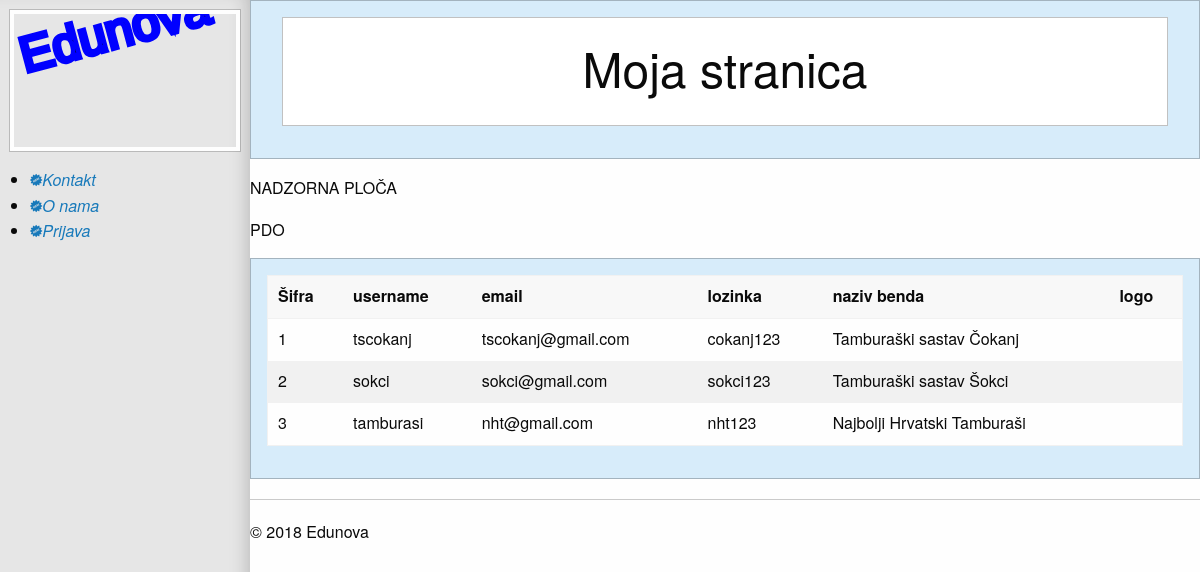
/Vježba7/privatno/nadzornaPloca.php, run on the app's committed database.
### tables this page shows
create table bend(
sifra int not null primary key auto_increment,
username varchar(20) not null,
email varchar(30) not null,
lozinka varchar(20) not null,
naziv_benda varchar(50) not null,
logo varchar(255)
);

### Vježba7/konfiguracija.php (called while the page is built, shortened)
<?php
switch($_SERVER["HTTP_HOST"]){
    case "localhost":
    $putanjaAPP="/Vježba7/";
    break;
}

### Vježba7/privatno/nadzornaPloca.php (the view, shortened to what this page needs)
<?php include_once "../konfiguracija.php"; ?>
<!doctype html>
<html class="no-js" lang="en" dir="ltr">
  <head>
    <?php include_once "../predlozak/head.php" ?>
  </head>
  <body>
  <div class="off-canvas-wrapper">
      <div  class="off-canvas-wrapper-inner" data-off-canvas-wrapper="">
          <div class="off-canvas position-left reveal-for-large" id="my-info" data-off-canvas="" data-position="left" aria-hidden="true" data-offcanvas="18vv69-offcanvas">
              <div class="row column">
                  <a href="<?php echo $putanjaAPP . "index.php"; ?>" class="simple-text logo-normal">
                      <img class="thumbnail" src="../img/edunova.svg">
                  </a>
                  <?php include_once "../predlozak/izbornik.php" ?>
              </div>
          </div>
          <div class="off-canvas-content" data-off-canvas-content="">
              <div class="callout primary">
                  <div class="row column">
                      <?php include_once "../predlozak/zaglavlje.php" ?>
                  </div>
              </div>
              <p>NADZORNA PLOČA</p>
              <p>PDO</p>
              <?php
              $veza = new PDO("mysql:host=localhost;dbname=svirka","edunova","edunova");
              $izraz = $veza->prepare("select * from bend");
              $izraz->execute();
              $rezultati = $izraz->fetchAll(PDO::FETCH_OBJ);
              ?>
              <div class="callout primary">
                  <div class="row column">
                      <table>
                          <thead>
                          <tr>
                              <th>Šifra</th>
                              <th>username</th>
                              <th>email</th>
                              <th>lozinka</th>
                              <th>naziv benda</th>
                              <th>logo</th>
                          </tr>
                          </thead>
                          <tbody>
                          <?php foreach($rezultati as $red):?>
                              <tr>
                                  <td><?php echo $red->sifra; ?></td>
                                  <td><?php echo $red->username; ?></td>
                                  <td><?php echo $red->email; ?></td>
                                  <td><?php echo $red->lozinka; ?></td>
                                  <td><?php echo $red->naziv_benda; ?></td>
                                  <td><?php echo $red->logo; ?></td>
                              </tr>
                          <?php endforeach;?>
                          </tbody>
                      </table>
                  </div>
              </div>
              <?php include_once "../predlozak/podnozje.php" ?>
          </div>
      </div>
  </div>
  </body>
</html>

### Vježba7/css/app.css (style rules this page uses)
#my-info { padding: 10px; }

### data on the page
bend: sifra "1", username "tscokanj", email "tscokanj@gmail.com", lozinka "cokanj123", naziv_benda "Tamburaški sastav Čokanj"
bend: sifra "2", username "sokci", email "sokci@gmail.com", lozinka "sokci123", naziv_benda "Tamburaški sastav Šokci"
bend: sifra "3", username "tamburasi", email "nht@gmail.com", lozinka "nht123", naziv_benda "Najbolji Hrvatski Tamburaši"

### other printed values
$nazivAPP "Moja stranica"
